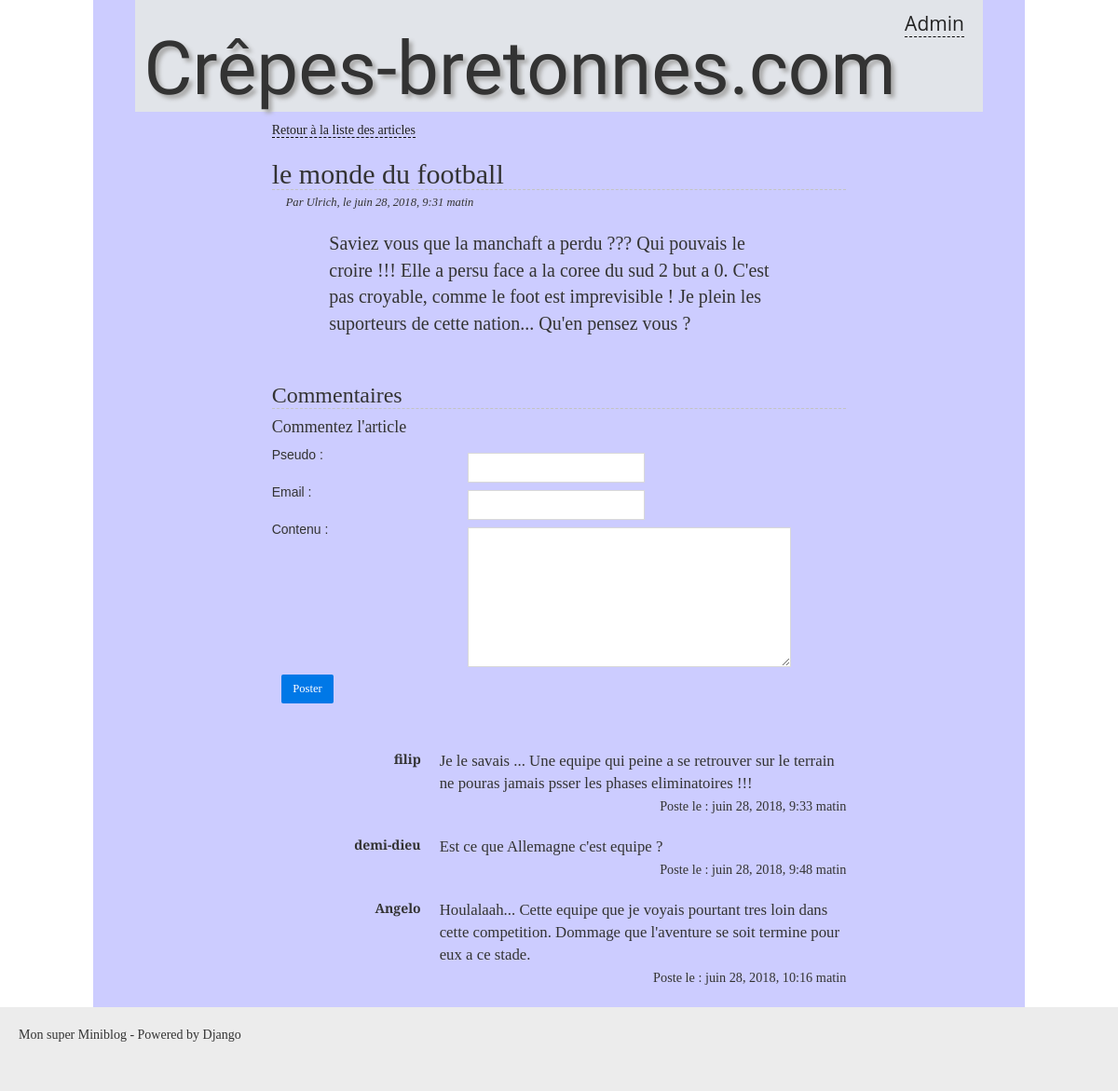
Page /blog/article/le-monde-du-football on the committed database.
### blog/models.py (models this page shows, shortened)
class Article(models.Model):
    titre = models.CharField(max_length=100)
    slug = models.SlugField()
    auteur = models.CharField(max_length=42)
    contenu = models.TextField(null=True)
    date = models.DateTimeField(verbose_name="Date de parution",
                                auto_now_add=True, auto_now=False)
    is_visible = models.BooleanField(verbose_name="Article publié ?",
                                     default=False)
    categorie = models.ForeignKey('Categorie', on_delete=models.CASCADE)

class Comment(models.Model):
    pseudo = models.CharField(max_length=50)
    email = models.EmailField(max_length=100)
    contenu = models.TextField(null=True)
    date = models.DateTimeField(verbose_name="Date de publication",
                                auto_now_add=True, auto_now=False)
    is_visible = models.BooleanField(verbose_name="Commentaire publié ?",
                                     default=True)
    article = models.ForeignKey('Article', on_delete=models.CASCADE)

### blog/views.py (the view)
# urls.py: path('article/<slug:slug>', views.lire_article, name='blog_lire'),
def lire_article(request, slug):
    article = get_object_or_404(Article, slug=slug)
    commentaires = article.comment_set.filter(is_visible=True)
    if len(list(commentaires)) > 0:
        coment = True
    form = CommentForm(request.POST or None)
    if form.is_valid():
        envoi = True
        form = form.save(commit=False)
        form.article = article
        form.save()
        return redirect('blog_lire', slug=slug)
    return render(request, 'blog/lire_article.html', locals())

### blog/forms.py
class CommentForm(forms.ModelForm):
    class Meta:
        model = Comment
        exclude = ('date', 'is_visible', 'article', )

### blog/templates/blog/lire_article.html (shortened to what this page needs)
{% extends "blog/base.html" %}
{% block content %}
	<p class="lien-articles">
		<a href="{% url 'accueil' %}">Retour à la liste des articles</a>
	</p>
	<h2 class="titre-article">{{ article.titre }}</h2>
	<p class="infos-article">Par {{ article.auteur }}, le {{ article.date }}</p>
	<div class="contenu-article">
		{{ article.contenu|safe }}
	</div>
	<h3 class="titre-comments">Commentaires</h3>
	<h4>Commentez l'article </h4>
	<form method="post" action="{% url "blog_lire" article.slug %}" class="pure-form">
    	{{ form.as_p }}
		<p>
			<input class="pure-button pure-button-primary" type="submit"
			value="Poster" />
		</p>
	</form>
	<div class="commentaires">
		{% if coment %}
			<dl class="dl-horizontal">
				{% for commentaire in commentaires %}
					<div class="commentaire">
						<dt class="pseudo-commentaire">{{ commentaire.pseudo }}</dt>
						<dd class="contenu-commentaire">
							{{ commentaire.contenu|safe }}
							<div class="time" style="text-align: right";><small>
							Poste le : {{ commentaire.date }}</small></div>
						</dd>
					</div>
				{% endfor %}
			</dl>
		{% else %}
		<strong>Aucun commentaire sur cet article.</strong>
		{% endif %}
	</div>
{% endblock %}

### blog/templates/blog/base.html (shortened to what this page needs)
{% load static %}
<!DOCTYPE html>
<html lang="fr">
    <head>
        <link rel="stylesheet" type="text/css" href="{% static 'blog/css/bootstrap.min.css' %}" />
        <link rel="stylesheet" type="text/css" href="{% static 'blog/css/styles.css' %}" />
    </head>
    <body>
        <div class="container container1">
            <header>
            	<aside>
                	<a href="{% url 'admin:index' %}">Admin</a>
                </aside>
                <h1>Crêpes-bretonnes.com</h1>
            </header>
            <div class="col-lg-offset-2 col-lg-8 col-lg-offset-2">
            	{% block content %}{% endblock %}
            </div>
        </div>
        <footer>
                Mon super Miniblog - Powered by Django
        </footer>
    </body>
</html>

### blog/static/blog/css/styles.css (style rules this page uses)
* { box-sizing: border-box; }
body { margin: 0; padding: 0; background-color: ; font-family: 'Cormorant', serif; }
a { color: #222; border-bottom: 1px dashed #000; text-decoration: none; }
.container1 { margin: 0 auto; width: 1000px; background-color: #ccf; }
header { background-color: #e1e4e9; height: 120px; padding-top: 10px; padding-bottom: 15px; }
header aside { float: right; margin-right: 20px; margin-bottom: 10px; }
header { margin: 0 30px; font-size: 1.5em; font-family: 'Open Sans'; }
h1 { font-family: 'Tangerine', serif; font-size: 80px; text-shadow: 4px 4px 4px #aaa; text-align: center; }
footer { background-color: #ECECEC; color: #333; height: 90px; padding: 20px; }
form label { display: block; float: left; font-weight: lighter; width: 200px; text-align: justify; font-family: Arvo, Arial; }
form input, form select, form textarea { border: 1px solid #d9d9d9; color: #343434; float: left; margin: 8px 10px 0px 10px; padding: 5px; }
form textarea { height: 150px; }
form p { clear: both; }
dd { font-size: 1.2em ; }
.lien-articles { margin-top: 10px; }
.titre-article, .titre-comments { border-bottom: 1px dashed #c3c3c3; margin-bottom: 0; }
.infos-article { margin: 5px 0 0 15px; font-style: italic; font-size: 0.9em; }
.titre-comments { margin-top: 50px; }
.contenu-article { margin: 20px auto; width: 80%; font-size: 20px; }
.commentaires { margin-top: 50px; }
.commentaire { margin-top: 20px; }
input[type="submit"] { background-color: #0078E7; color: #FFF; font-family: Verdana; font-size: 0.9em; padding: 0.5em 1em; border: 0px none transparent; text-decoration: none; border-radius: 2px; display: inline-block; }

### rows in the picture
Article: titre "le monde du football", auteur "Ulrich", date "juin 28, 2018, 9:31 matin", contenu "Saviez vous que la manchaft a perdu ??? Qui pouvais le croire !!! Elle a persu face a la coree du sud 2 but a 0. C'est pas croyable, comme le foot est imprevisible ! Je plein les suporteurs de cette nation... Qu'en pensez vous ?"
Comment: pseudo "filip", contenu "Je le savais ... Une equipe qui peine a se retrouver sur le terrain ne pouras jamais psser les phases eliminatoires !!!", date "juin 28, 2018, 9:33 matin"
Comment: pseudo "demi-dieu", contenu "Est ce que Allemagne c'est equipe ?", date "juin 28, 2018, 9:48 matin"
Comment: pseudo "Angelo", contenu "Houlalaah... Cette equipe que je voyais pourtant tres loin dans cette competition. Dommage que l'aventure se soit termine pour eux a ce stade.", date "juin 28, 2018, 10:16 matin"
